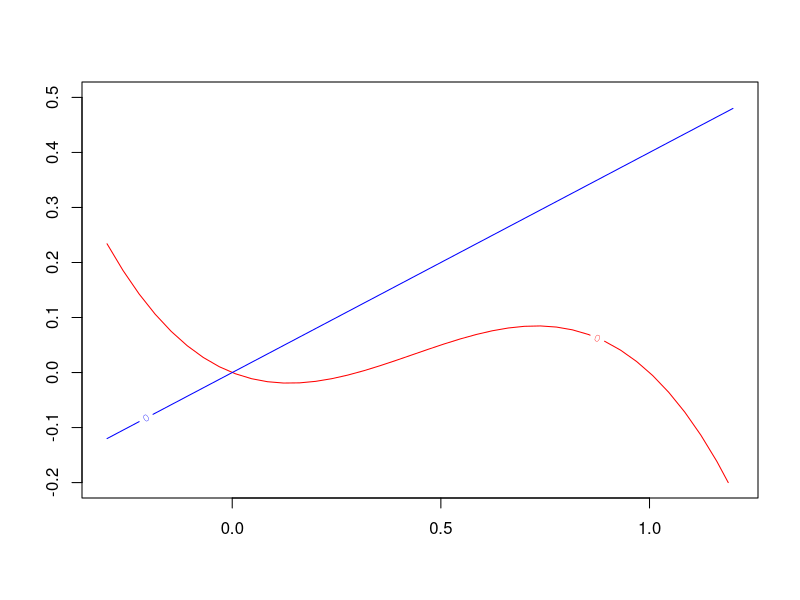
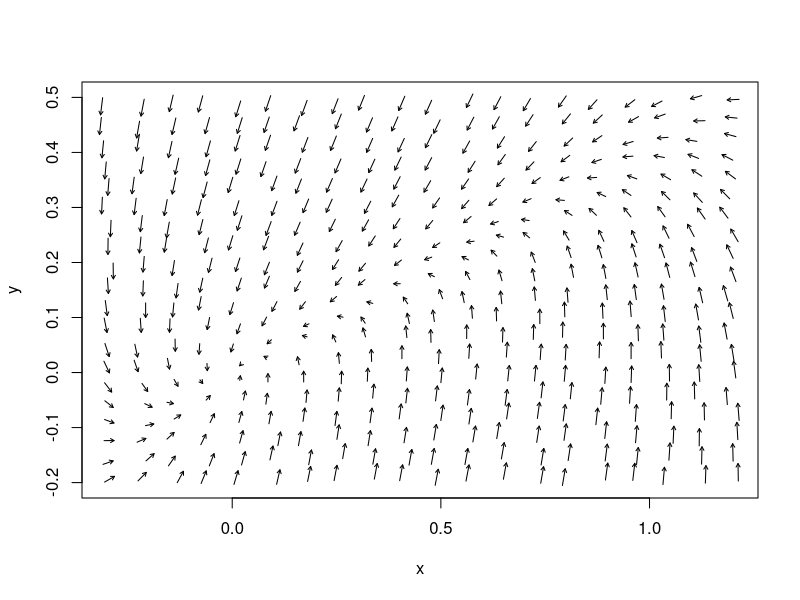

Reproduce these figures in R, in order.

# start at c(200,30)
predatorprey <- function(lambda=1, epsilon=.001,delta=1, eta=.001){
function(x,y=NULL){
   if (is.null(y)) {
      y <- x[2]; x <- x[1];
   } 
   dx <- (lambda - epsilon*y)*x;
   dy <- (-delta + eta*x)*y;
   return( c(dx, dy))
 }
}

competition <- function(mu=2, lambda=2, Kx=1000, Ky=500) {
function(x,y=NULL){
  if (is.null(y)) {
      y<- x[2]; x <- x[1];
  }
  dx <- mu*(1-(x+y)/Kx)*x;
  dy <- lambda*(1-(x+y)/Ky)*y;
  return( c(dx, dy) );
}
}

newtoncooling <- function(a1,a2) {
function(x,y=NULL){
  if (is.null(y)) {
      y<- x[2]; x <- x[1];
  }
  dx <- a1*(y-x);
  dy <- a2*(x-y);
  return( c(dx, dy) );
}
}

fhn <- function(gamma=2.5, epsilon=1, a=0.3) {
 function(x,y=NULL){
  if (is.null(y)) {
      y<- x[2]; x <- x[1];
  }
#  gamma = 2.5;
#  epsilon=1;
#  a = 0.3;
  dx <- -x*(x-a)*(x-1) - y;
  dy <- epsilon*(x - gamma*y);
  return( c(dx, dy) );
}
}

disease <- function(b=1,mu=1,C=2){
function(x,y=NULL){
  if (is.null(y)) {
      y<- x[2]; x <- x[1];
  }
  dx <- b-C*x*y;
  dy <- C*x*y - mu*y;
  return( c(dx, dy) );
}
}

linear <- function(x0,y0,a,b,c,d,e=0,f=0) {
  foo <- function(x,y=NULL) {
     if (is.null(y)) {
      y<- x[2]; x <- x[1];
     }
     dx <- a*(x-x0) + b*(y-y0) + e;
     dy <- c*(x-x0) + d*(y-y0) + f;
     return( c(dx, dy) );
  }
}

spring1 <- linear(0,0,0,1,-2,-1);
spring2 <- linear(0,0,0,1,-2,-5);
spring3 <- linear(0,0,0,1,-2,.3);
#pp <- predatorprey(.08, .001, .002, .00002);
pp <- predatorprey(1, .001, 1, .001);
comp <- competition(1,2,1000000,10000000);
linsys <- linear(0,0,.8,.5,-.1,1.0)

eulerxy <- function(fun,x0,tstart=0,tend=1) {
  dt <- min(.005, (tend - tstart)/100);
  nsteps <- round( .5+(tend-tstart)/dt);
  xout <- matrix(0,nsteps+1,length(x0));
  tout <- matrix(0, nsteps+1, 1);
  tout[1] = tstart;
  xout[1,] <- x0;
  for (k in 2:(nsteps+1)) {
    x0 <- x0 + dt*fun(x0);
    xout[k,] <- x0;
    tout[k] <- tout[k-1]+dt;
  }
  return(list(x=xout,t=tout));
}


# Jacobian at a point.
jacobianAtXY <- function(fun,x=NULL, y=NULL){
if (is.null(x) | is.null(y)) {
  x0 <- locator(n=1);
  x <- x0$x; 
  y <- x0$y;  
}
  foo <- fun(x,y);
  h <- .000001;
  foox <- fun(x+h,y);
  fooy <- fun(x,y+h);
  A <- (foox[1] - foo[1])/h;
  B <- (fooy[1] - foo[1])/h;
  C <- (foox[2] - foo[2])/h;
  D <- (fooy[2] - foo[2])/h;
  return(matrix( c(A,B,C,D ), 2,2, byrow=T))
}


# runge-kutta
rk <- function(fun,x0,tstart=0,tend=1) {
  dt <- min(.02, (tend - tstart)/100);
  nsteps <- round( .5+(tend-tstart)/dt);
  xout <- matrix(0,nsteps+1,length(x0));
  tout <- matrix(0,nsteps+1,1);
  tout[1] <- tstart;
  xout[1,] <- x0;
  for (k in 2:(nsteps+1)) {
      k1 <- dt*fun(x0);
      k2 <- dt*fun(x0+k1/2);
      k3 <- dt*fun(x0+k2/2);
      k4 <- dt*fun(x0+k3);
      x0 <- x0 + (k1+k4+(k2+k3)*2)/6;
      xout[k,] <- x0;
      tout[k] <- tout[k-1]+dt;
  }
  return( list(x=xout,t=tout) );
} 


showcontours <- function(fun,xlims, ylims, resol=50,add=F, colors=c('red', 'blue')) {
  x <- matrix(seq(xlims[1],xlims[2], length=resol), byrow=F, resol,resol);
  y <- matrix(seq(ylims[1],ylims[2], length=resol),byrow=T, resol, resol);
  npts = resol*resol;
  z <- fun(x,y);
  z1 <- matrix(z[1:npts], resol, resol);
  z2 <- matrix(z[(npts+1):(2*npts)], resol, resol);
  contour(x[,1],y[1,],z1, add=add, col=colors[1]);
  contour(x[,1],y[1,],z2, add=T, col=colors[2]); 
}

nullclines <- function(fun,xlims, ylims, resol=50, add=F,colors=c('red', 'blue')) {
  x <- matrix(seq(xlims[1],xlims[2], length=resol), byrow=F, resol,resol);
  y <- matrix(seq(ylims[1],ylims[2], length=resol),byrow=T, resol, resol);
  npts = resol*resol;
  z <- fun(x,y);
  z1 <- matrix(z[1:npts], resol, resol);
  z2 <- matrix(z[(npts+1):(2*npts)], resol, resol);
  contour(x[,1],y[1,],z1,levels=c(0), add=add, col=colors[1]);
  contour(x[,1],y[1,],z2,levels=c(0), add=T, col=colors[2]); 
}

phasearrows <- function(fun,xlims,ylims,resol=10, col='black', add=F) {
  if (add==F) {
     plot(1,xlim=xlims, ylim=ylims, type='n',xlab="x",ylab="y");
  }
  x <- matrix(seq(xlims[1],xlims[2], length=resol), byrow=T, resol,resol);
  y <- matrix(seq(ylims[1],ylims[2], length=resol),byrow=F, resol, resol);
  npts <- resol*resol;
  xspace <- abs(diff(xlims))/(resol*5);
  yspace <- abs(diff(ylims))/(resol*5);
  x <- x + matrix(runif(npts, -xspace, xspace),resol,resol);
  y <- y + matrix(runif(npts, -yspace, yspace),resol,resol);
  z <- fun(x,y);
  z1 <- matrix(z[1:npts], resol, resol);
  z2 <- matrix(z[(npts+1):(2*npts)], resol, resol);
  maxx <- max(abs(z1));
  maxy <- max(abs(z2));
  dt <- min( abs(diff(xlims))/maxx, abs(diff(ylims))/maxy)/resol;
  lens <- sqrt(z1^2 + z2^2);
  lens2 <- lens/max(lens); 
  arrows(c(x), c(y), c(x+dt*z1/((lens2)+.1)), c(y+dt*z2/((lens2)+.1)),length=.04, col=col);
}

phasetraj <- function(fun,tdur=1,tstart=0,tend=tstart+tdur,color='orange'){
  x0 <- locator(n=1);
  traj <- rk(fun,c(x0$x, x0$y),tstart,tend);
  points(x0$x,x0$y);  
  lines(traj$x[,1], traj$x[,2], col=color);
}

#nullclines(predatorprey,c(-10,100),c(-10,100),40)
#phasearrows(predatorprey,c(-10,100),c(-10,100),20);
#phasetraj(predatorprey,c(-10,100),c(-10,100),40)
#phasetraj(predatorprey,c(-10,100),c(-10,100),80)

nullclines(fhn(),c(-.3,1.2),c(-.2,.5), 40);
phasearrows(fhn(),c(-.3,1.2),c(-.2,.5), 20);
#phasetraj(fhn(),c(-.3,1.2),c(-.2,.5), 40);
#phasetraj(fhn(),c(-.3,1.2),c(-.2,.5), 40);

#nullclines(disease(),c(-.3,3),c(-.3,3), 40);
#phasearrows(disease(),c(-.3,3),c(-.3,3), 20);


#nullclines(predatorprey, c(-10,2000),c(-10,2000), 80);
#phasearrows(predatorprey, c(-10,2000),c(-10,2000), 20);
#phasetraj(predatorprey, c(-10,2000),c(-10,2000), 80);

#nullclines(competition, c(-10,1100),c(-10,1100), 80);
#phasearrows(competition, c(-10,1100),c(-10,1100), 20);

#nullclines(newtoncooling, c(-10,100), c(-10,100), 50);
#phasearrows(newtoncooling, c(-10,100), c(-10,100), 20);
